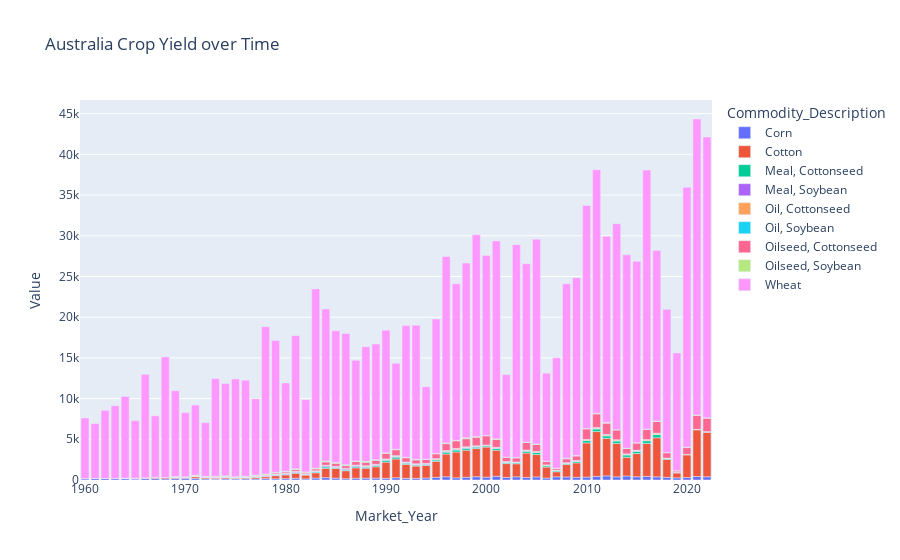

Here is the notebook cell this chart was saved with:
### Markdown cell above
**Australia Region Analysis**

### Code cell
df_crops_Australia = df_crops[(df_crops["Country_Name"].str.contains("Australia"))]
px.bar(df_crops_Australia, x="Market_Year", y="Value", title="Australia Crop Yield over Time", color="Commodity_Description")

### Figure 1 — Plotly figure (JSON) as saved in the notebook; plotly's stock layout.template omitted (floating-point values rounded to 4 significant figures)
{"data": [{"alignmentgroup": "True", "hovertemplate": "Commodity_Description=Corn<br>Market_Year=%{x}<br>Value=%{y}<extra></extra>", "legendgroup": "Corn", "marker": {"color": "#636efa", "pattern": {"shape": ""}}, "name": "Corn", "offsetgroup": "Corn", "orientation": "v", "showlegend": true, "textposition": "auto", "type": "bar", "x": [1960, 1961, 1962, 1963, 1964, 1965, 1966, 1967, 1968, 1969, 1970, 1971, 1972, 1973, 1974, 1975, 1976, 1977, 1978, 1979, 1980, 1981, 1982, 1983, 1984, 1985, 1986, 1987, 1988, 1989, 1990, 1991, 1992, 1993, 1994, 1995, 1996, 1997, 1998, 1999, 2000, 2001, 2002, 2003, 2004, 2005, 2006, 2007, 2008, 2009, 2010, 2011, 2012, 2013, 2014, 2015, 2016, 2017, 2018, 2019, 2020, 2021, 2022], "xaxis": "x", "y": [159, 186, 189, 171, 175, 125, 190, 181, 149, 192, 212, 214, 139, 106, 133, 131, 144, 130, 169, 151, 173, 212, 139, 238, 291, 228, 158, 221, 226, 227, 205, 280, 208, 202, 242, 325, 398, 271, 338, 406, 345, 457, 316, 392, 312, 380, 240, 387, 375, 328, 357, 451, 507, 390, 495, 400, 436, 387, 327, 268, 306, 430, 400], "yaxis": "y"}, {"alignmentgroup": "True", "hovertemplate": "Commodity_Description=Cotton<br>Market_Year=%{x}<br>Value=%{y}<extra></extra>", "legendgroup": "Cotton", "marker": {"color": "#EF553B", "pattern": {"shape": ""}}, "name": "Cotton", "offsetgroup": "Cotton", "orientation": "v", "showlegend": true, "textposition": "auto", "type": "bar", "x": [1960, 1961, 1962, 1963, 1964, 1965, 1966, 1967, 1968, 1969, 1970, 1971, 1972, 1973, 1974, 1975, 1976, 1977, 1978, 1979, 1980, 1981, 1982, 1983, 1984, 1985, 1986, 1987, 1988, 1989, 1990, 1991, 1992, 1993, 1994, 1995, 1996, 1997, 1998, 1999, 2000, 2001, 2002, 2003, 2004, 2005, 2006, 2007, 2008, 2009, 2010, 2011, 2012, 2013, 2014, 2015, 2016, 2017, 2018, 2019, 2020, 2021, 2022], "xaxis": "x", "y": [8, 8, 10, 16, 45, 91, 85, 150, 153, 127, 90, 200, 146, 140, 153, 115, 128, 204, 244, 382, 455, 615, 464, 648, 1144, 1185, 983, 1275, 1226, 1401, 1989, 2306, 1713, 1511, 1539, 1970, 2792, 3166, 3327, 3458, 3700, 3200, 1700, 1600, 3000, 2750, 1350, 625, 1525, 1775, 4200, 5500, 4600, 4100, 2300, 2850, 4050, 4800, 2200, 625, 2800, 5750, 5500], "yaxis": "y"}, {"alignmentgroup": "True", "hovertemplate": "Commodity_Description=Meal, Cottonseed<br>Market_Year=%{x}<br>Value=%{y}<extra></extra>", "legendgroup": "Meal, Cottonseed", "marker": {"color": "#00cc96", "pattern": {"shape": ""}}, "name": "Meal, Cottonseed", "offsetgroup": "Meal, Cottonseed", "orientation": "v", "showlegend": true, "textposition": "auto", "type": "bar", "x": [1969, 1970, 1971, 1972, 1973, 1974, 1975, 1976, 1977, 1978, 1979, 1980, 1981, 1982, 1983, 1984, 1985, 1986, 1987, 1988, 1989, 1990, 1991, 1992, 1993, 1994, 1995, 1996, 1997, 1998, 1999, 2000, 2001, 2002, 2003, 2004, 2005, 2006, 2007, 2008, 2009, 2010, 2011, 2012, 2013, 2014, 2015, 2016, 2017, 2018, 2019, 2020, 2021, 2022], "xaxis": "x", "y": [29, 21, 45, 32, 26, 23, 19, 20, 32, 35, 62, 69, 99, 75, 103, 166, 120, 110, 138, 127, 133, 209, 218, 137, 111, 115, 165, 227, 245, 224, 171, 147, 217, 145, 120, 230, 241, 156, 126, 124, 176, 298, 313, 313, 313, 289, 280, 338, 386, 106, 3, 3, 3, 3], "yaxis": "y"}, {"alignmentgroup": "True", "hovertemplate": "Commodity_Description=Meal, Soybean<br>Market_Year=%{x}<br>Value=%{y}<extra></extra>", "legendgroup": "Meal, Soybean", "marker": {"color": "#ab63fa", "pattern": {"shape": ""}}, "name": "Meal, Soybean", "offsetgroup": "Meal, Soybean", "orientation": "v", "showlegend": true, "textposition": "auto", "type": "bar", "x": [1964, 1965, 1966, 1967, 1968, 1969, 1970, 1971, 1972, 1973, 1974, 1975, 1976, 1977, 1978, 1979, 1980, 1981, 1982, 1983, 1984, 1985, 1986, 1987, 1988, 1989, 1990, 1991, 1992, 1993, 1994, 1995, 1996, 1997, 1998, 1999, 2000, 2001, 2002, 2003, 2004, 2005, 2006, 2007, 2008, 2009, 2010, 2011, 2012, 2013, 2014, 2015, 2016, 2017, 2018, 2019, 2020, 2021, 2022], "xaxis": "x", "y": [6, 2, 1, 2, 2, 3, 9, 13, 22, 57, 55, 45, 58, 62, 81, 89, 91, 86, 59, 90, 120, 81, 115, 122, 107, 92, 94, 92, 82, 106, 87, 87, 102, 87, 94, 88, 35, 49, 47, 46, 43, 43, 42, 30, 50, 49, 20, 59, 59, 24, 26, 27, 21, 34, 18, 16, 28, 27, 31], "yaxis": "y"}, {"alignmentgroup": "True", "hovertemplate": "Commodity_Description=Oil, Cottonseed<br>Market_Year=%{x}<br>Value=%{y}<extra></extra>", "legendgroup": "Oil, Cottonseed", "marker": {"color": "#FFA15A", "pattern": {"shape": ""}}, "name": "Oil, Cottonseed", "offsetgroup": "Oil, Cottonseed", "orientation": "v", "showlegend": true, "textposition": "auto", "type": "bar", "x": [1969, 1970, 1971, 1972, 1973, 1974, 1975, 1976, 1977, 1978, 1979, 1980, 1981, 1982, 1983, 1984, 1985, 1986, 1987, 1988, 1989, 1990, 1991, 1992, 1993, 1994, 1995, 1996, 1997, 1998, 1999, 2000, 2001, 2002, 2003, 2004, 2005, 2006, 2007, 2008, 2009, 2010, 2011, 2012, 2013, 2014, 2015, 2016, 2017, 2018, 2019, 2020, 2021, 2022], "xaxis": "x", "y": [8, 6, 12, 9, 7, 8, 7, 7, 11, 12, 21, 27, 39, 26, 40, 64, 42, 35, 47, 45, 48, 72, 75, 47, 38, 40, 57, 79, 84, 77, 59, 50, 75, 50, 41, 79, 83, 54, 43, 43, 61, 103, 109, 109, 109, 100, 97, 117, 133, 36, 5, 2, 2, 2], "yaxis": "y"}, {"alignmentgroup": "True", "hovertemplate": "Commodity_Description=Oil, Soybean<br>Market_Year=%{x}<br>Value=%{y}<extra></extra>", "legendgroup": "Oil, Soybean", "marker": {"color": "#19d3f3", "pattern": {"shape": ""}}, "name": "Oil, Soybean", "offsetgroup": "Oil, Soybean", "orientation": "v", "showlegend": true, "textposition": "auto", "type": "bar", "x": [1964, 1969, 1970, 1971, 1972, 1973, 1974, 1975, 1976, 1977, 1978, 1979, 1980, 1981, 1982, 1983, 1984, 1985, 1986, 1987, 1988, 1989, 1990, 1991, 1992, 1993, 1994, 1995, 1996, 1997, 1998, 1999, 2000, 2001, 2002, 2003, 2004, 2005, 2006, 2007, 2008, 2009, 2010, 2011, 2012, 2013, 2014, 2015, 2016, 2017, 2018, 2019, 2020, 2021, 2022], "xaxis": "x", "y": [1, 1, 2, 3, 4, 12, 11, 9, 12, 14, 18, 20, 21, 20, 13, 21, 27, 17, 25, 27, 24, 21, 20, 20, 18, 25, 21, 21, 24, 21, 22, 21, 8, 12, 11, 11, 10, 10, 10, 7, 12, 11, 5, 14, 14, 5, 6, 6, 5, 8, 4, 4, 7, 7, 8], "yaxis": "y"}, {"alignmentgroup": "True", "hovertemplate": "Commodity_Description=Oilseed, Cottonseed<br>Market_Year=%{x}<br>Value=%{y}<extra></extra>", "legendgroup": "Oilseed, Cottonseed", "marker": {"color": "#FF6692", "pattern": {"shape": ""}}, "name": "Oilseed, Cottonseed", "offsetgroup": "Oilseed, Cottonseed", "orientation": "v", "showlegend": true, "textposition": "auto", "type": "bar", "x": [1969, 1970, 1971, 1972, 1973, 1974, 1975, 1976, 1977, 1978, 1979, 1980, 1981, 1982, 1983, 1984, 1985, 1986, 1987, 1988, 1989, 1990, 1991, 1992, 1993, 1994, 1995, 1996, 1997, 1998, 1999, 2000, 2001, 2002, 2003, 2004, 2005, 2006, 2007, 2008, 2009, 2010, 2011, 2012, 2013, 2014, 2015, 2016, 2017, 2018, 2019, 2020, 2021, 2022], "xaxis": "x", "y": [54, 39, 86, 63, 50, 54, 42, 44, 72, 87, 136, 161, 219, 164, 230, 410, 382, 330, 435, 419, 493, 689, 724, 528, 466, 474, 595, 842, 941, 990, 1047, 1144, 989, 526, 495, 928, 850, 417, 193, 471, 549, 1299, 1676, 1377, 1205, 664, 881, 1250, 1442, 661, 187, 841, 1727, 1652], "yaxis": "y"}, {"alignmentgroup": "True", "hovertemplate": "Commodity_Description=Oilseed, Soybean<br>Market_Year=%{x}<br>Value=%{y}<extra></extra>", "legendgroup": "Oilseed, Soybean", "marker": {"color": "#B6E880", "pattern": {"shape": ""}}, "name": "Oilseed, Soybean", "offsetgroup": "Oilseed, Soybean", "orientation": "v", "showlegend": true, "textposition": "auto", "type": "bar", "x": [1964, 1965, 1966, 1967, 1968, 1969, 1970, 1971, 1972, 1973, 1974, 1975, 1976, 1977, 1978, 1979, 1980, 1981, 1982, 1983, 1984, 1985, 1986, 1987, 1988, 1989, 1990, 1991, 1992, 1993, 1994, 1995, 1996, 1997, 1998, 1999, 2000, 2001, 2002, 2003, 2004, 2005, 2006, 2007, 2008, 2009, 2010, 2011, 2012, 2013, 2014, 2015, 2016, 2017, 2018, 2019, 2020, 2021, 2022], "xaxis": "x", "y": [1, 1, 1, 2, 2, 5, 9, 28, 38, 63, 74, 45, 55, 77, 99, 82, 73, 77, 53, 89, 110, 105, 115, 68, 129, 77, 62, 63, 51, 81, 28, 44, 74, 54, 109, 105, 49, 63, 18, 74, 54, 56, 32, 35, 80, 60, 30, 86, 92, 32, 37, 40, 31, 51, 15, 17, 44, 50, 43], "yaxis": "y"}, {"alignmentgroup": "True", "hovertemplate": "Commodity_Description=Wheat<br>Market_Year=%{x}<br>Value=%{y}<extra></extra>", "legendgroup": "Wheat", "marker": {"color": "#FF97FF", "pattern": {"shape": ""}}, "name": "Wheat", "offsetgroup": "Wheat", "orientation": "v", "showlegend": true, "textposition": "auto", "type": "bar", "x": [1960, 1961, 1962, 1963, 1964, 1965, 1966, 1967, 1968, 1969, 1970, 1971, 1972, 1973, 1974, 1975, 1976, 1977, 1978, 1979, 1980, 1981, 1982, 1983, 1984, 1985, 1986, 1987, 1988, 1989, 1990, 1991, 1992, 1993, 1994, 1995, 1996, 1997, 1998, 1999, 2000, 2001, 2002, 2003, 2004, 2005, 2006, 2007, 2008, 2009, 2010, 2011, 2012, 2013, 2014, 2015, 2016, 2017, 2018, 2019, 2020, 2021, 2022], "xaxis": "x", "y": [7450, 6727, 8353, 8925, 10037, 7067, 12699, 7547, 14804, 10546, 7890, 8606, 6590, 11987, 11357, 11982, 11800, 9370, 18090, 16188, 10856, 16360, 8876, 22016, 18666, 16167, 16119, 12369, 14060, 14214, 15066, 10557, 16184, 16479, 8903, 16504, 22925, 19224, 21465, 24757, 22108, 24299, 10132, 26132, 21905, 25173, 10822, 13569, 21420, 21834, 27410, 29905, 22856, 25303, 23743, 22275, 31819, 20941, 17598, 14480, 31923, 36347, 34500], "yaxis": "y"}], "layout": {"barmode": "relative", "legend": {"title": {"text": "Commodity_Description"}, "tracegroupgap": 0}, "title": {"text": "Australia Crop Yield over Time"}, "xaxis": {"anchor": "y", "domain": [0, 1], "title": {"text": "Market_Year"}}, "yaxis": {"anchor": "x", "domain": [0, 1], "title": {"text": "Value"}}}}
